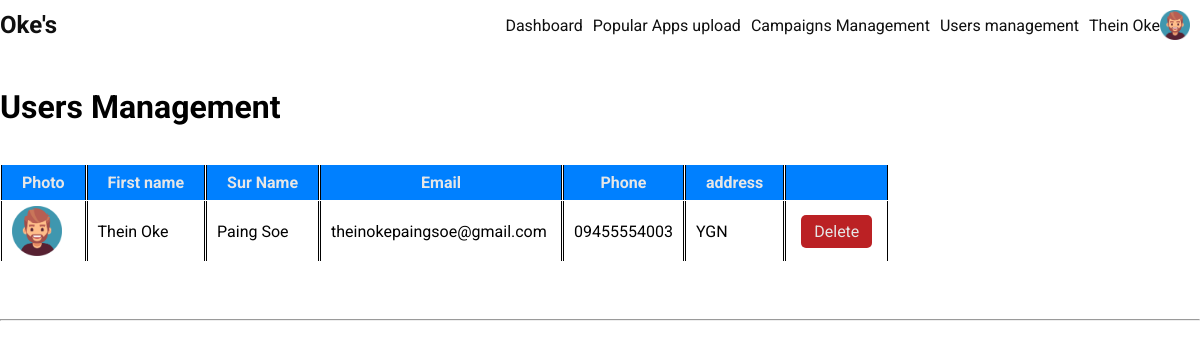
/UsersManagement.php (signed in), run on the app's committed database.
### tables this page shows
CREATE TABLE `users` (
  `UserID` int(11) NOT NULL,
  `UserFirstName` varchar(50) NOT NULL,
  `UserSurName` varchar(50) NOT NULL,
  `UserEmail` varchar(50) NOT NULL,
  `UserPhone` varchar(30) NOT NULL,
  `UserAddress` varchar(50) NOT NULL,
  `UserPass` varchar(30) NOT NULL,
  `UserPhoto` varchar(255) NOT NULL
);

### UsersManagement.php (the view, shortened to what this page needs)
<?php
include ("connection.php");
?>
<!DOCTYPE html>
<html lang="en">
<head>
</head>
<link rel="stylesheet" href="style.css?v=<?php echo time();?>">
<body>
    <?php include('adminNav.php'); ?>
<br>
<br>
<h1>
    Users Management
</h1>
<br>
<br>
<table cellspacing="1px"  class="campaignTable" >
<tr class="table_titles">
<th>Photo</th>
<th>First name</th>
<th>Sur Name</th>
<th>Email</th>
<th>Phone</th>
<th>address</th>
<th></th>
</tr>
<?php
$showquery="select * from users";
$result1=mysqli_query($con,$showquery);
$count=mysqli_num_rows($result1);
for ($i=0; $i <$count ; $i++) {
$arr=mysqli_fetch_array($result1);
$UserID = $arr['UserID'];
$FName=$arr['UserFirstName'];
$SName = $arr['UserSurName'];
$Email=$arr['UserEmail'];
$Phone=$arr['UserPhone'];
$address=$arr['UserAddress'];
$Photo = $arr['UserPhoto'];
echo "<tr>";
echo "
<td><img src='$Photo' width='50px' height='50px'></td>
<td>$FName</td>
<td>$SName</td>
<td>$Email</td>
<td>$Phone</td>
<td>$address</td>
<td>
<div class='edit-btns'>
<a href='USerDelete.php?UserID=$UserID' class='Delete-btn'> Delete </a>
</div>
</td>
";
echo "</tr>";
}
?>
 </table>
<br>
<br>
<br>
<hr>
</body>
</html>

### style.css (style rules this page uses)
:root { --primary-color: white; --secondary-color: #0080ff; --tertialry-color: #4b70f5; --danger-color: #bb2124; --shade-color: #e3e3e3; --font-white: rgb(230, 230, 230); --font-black: rgb(16, 16, 16); }
* { padding: 0%; margin: 0%; box-sizing: border-box; font-family: "Roboto", sans-serif; list-style: none; text-decoration: none; scroll-behavior: smooth; }
a { text-decoration: none; color: var(--font-black); }
.table_titles { background: #0080ff; color: #e6e6e6; }
.table_titles > th { padding: 8px 20px; border-left: 1px solid black; border-right: 1px solid black; }
.table_titles > th:nth-child(4) { padding: 8px 100px; }
.Table > tr > th, td { padding: 5px 10px; border-left: 1px solid black; border-right: 1px solid black; }
.edit-btns { display: flex; }
.edit-btns > a { padding: 7px 13px; margin: 0px 5px; border-radius: 5px; }
.Delete-btn { color: rgb(230, 230, 230); background: #bb2124; }
img { vertical-align: middle; }

### data on the page
users: UserPhoto (picture), UserFirstName "Thein Oke", UserSurName "Paing Soe", UserEmail "theinokepaingsoe@gmail.com", UserPhone "09455554003", UserAddress "YGN"

### other printed values
$name "Thein Oke"
